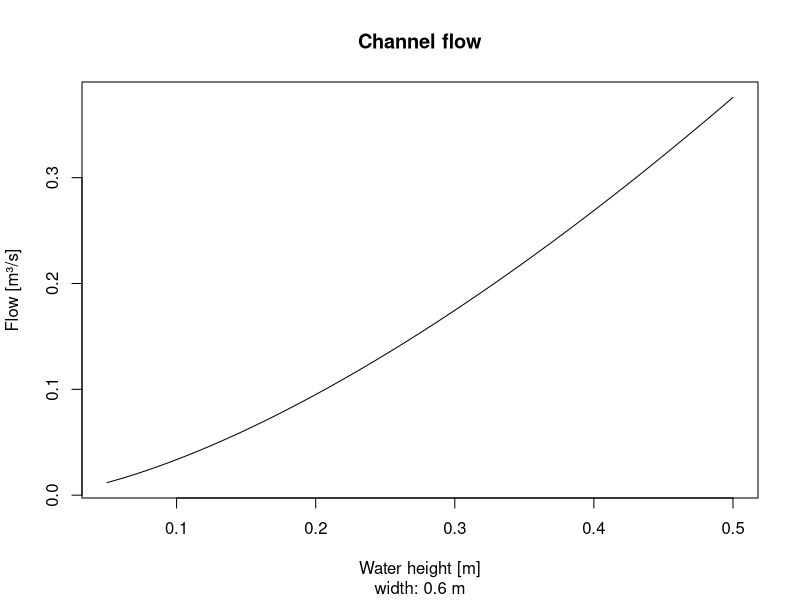

R code for this plot:
## Channel flow

## Measurements
b <- 0.6 # Width

## Constant
Cd <- 0.6 # approximation

## Question 1
h <- 100 / 1000 # Height in m
q <- (2/3) * Cd * sqrt(2 * 9.81) * b * h^(3/2)  # m3 / s
q * 3600 * 24 / 1E3  # Convert to ML / day

## Question 2
h <- c(150, 136, 75) / 1000 # Create a vector
q <- (2/3) * Cd * sqrt(2 * 9.81) * b * h^(3/2)
mean(q) * 1000 # Convert to l/s

## Question 3
h <- (50:500) / 1000 # Create a vector
q <- (2/3) * Cd * sqrt(2 * 9.81) * b * h^(3/2)
q

## Enhanced code
plot(h, q, type = "l", 
     main = "Channel flow",
     sub = paste("width:", b, "m"), 
     xlab = "Water height [m]", ylab = "Flow [m³/s]")

## Fancy version using a function
kindsvater_carter <- function(b, h, Cd = 0.6) {
    (2/3) * Cd * sqrt(2 * 9.81) * b * h^(3/2)
}

kindsvater_carter(0.6, 0.1)
